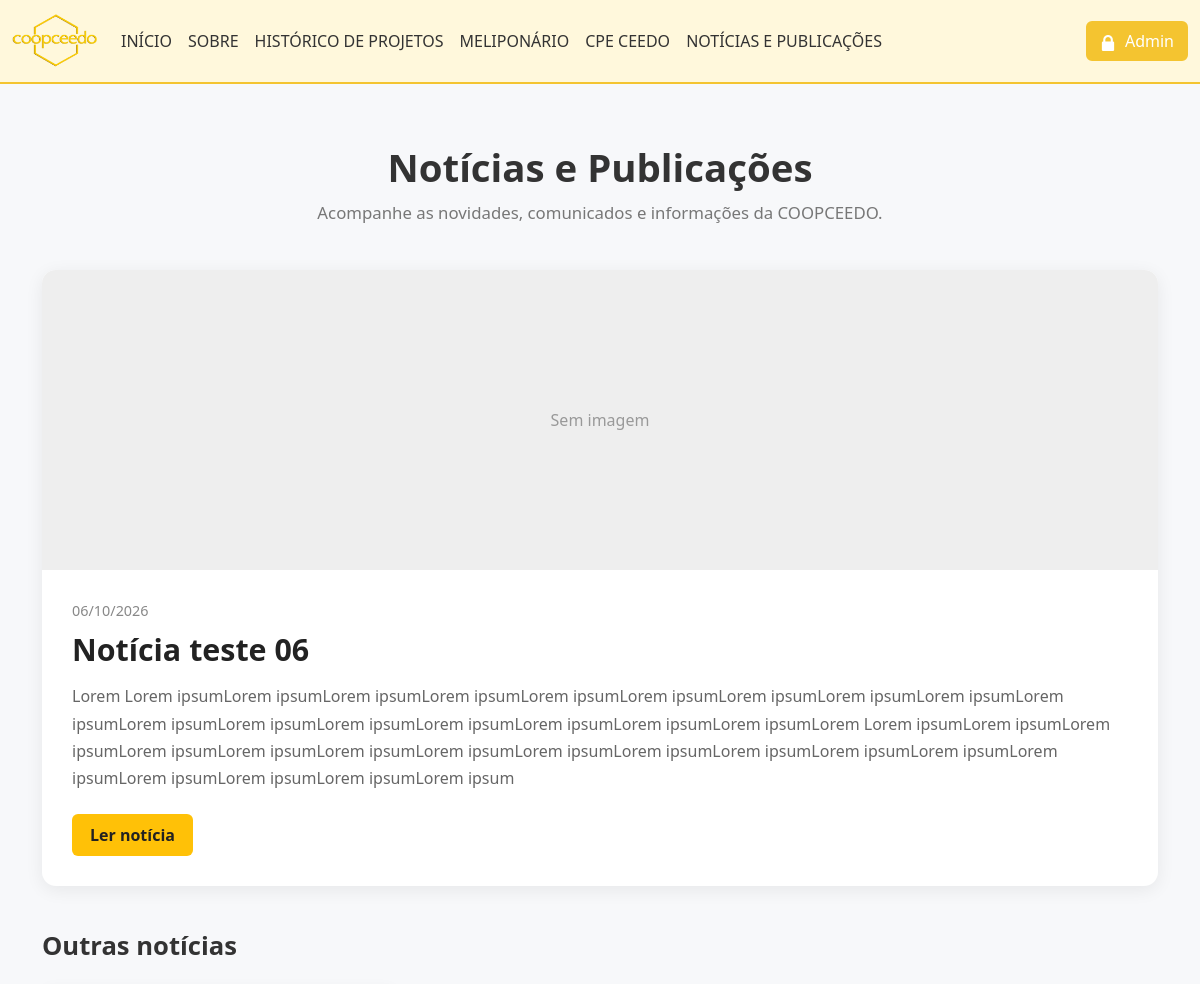
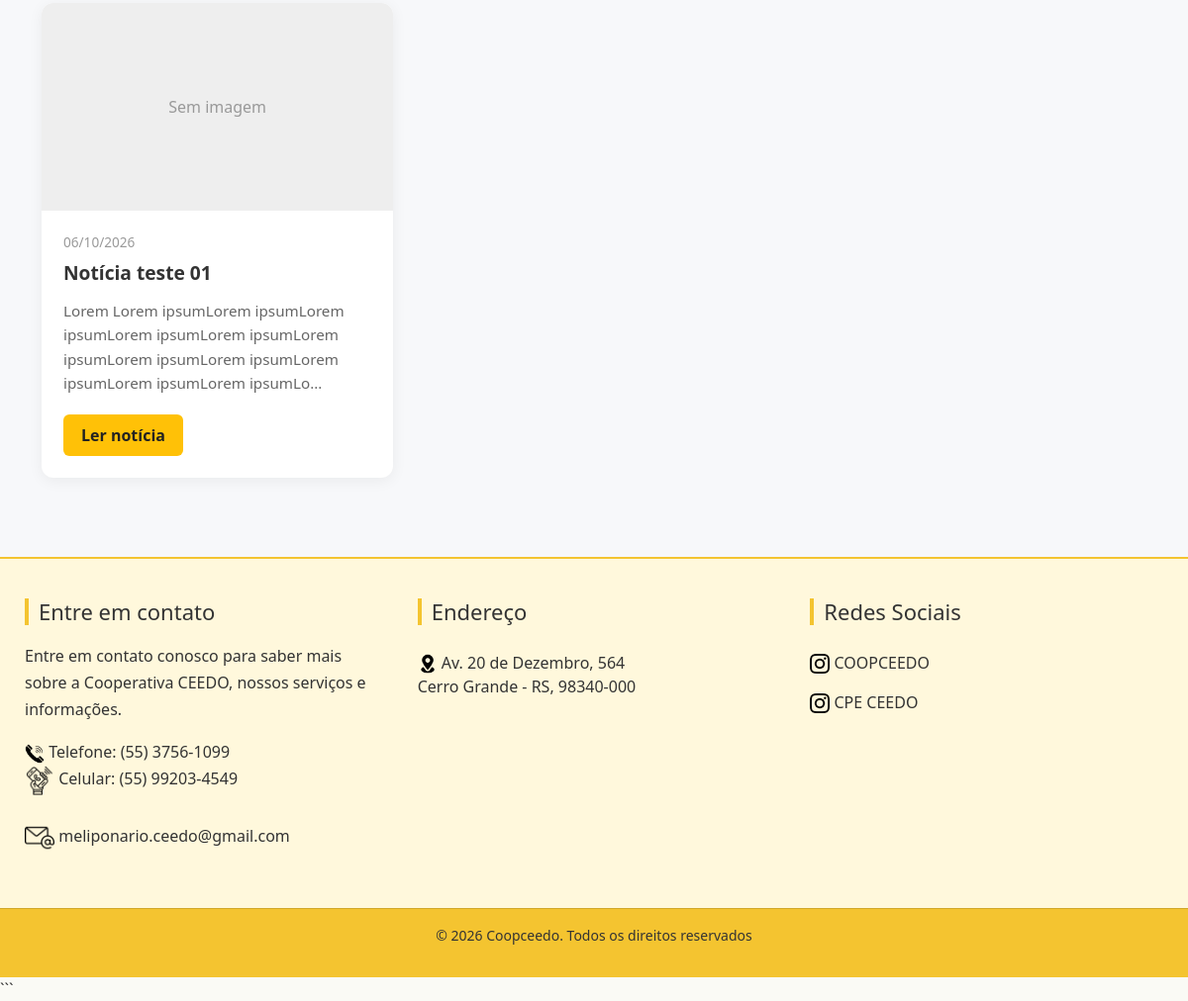
Before: /noticias.php with the older database file (2 pictures, top to bottom).
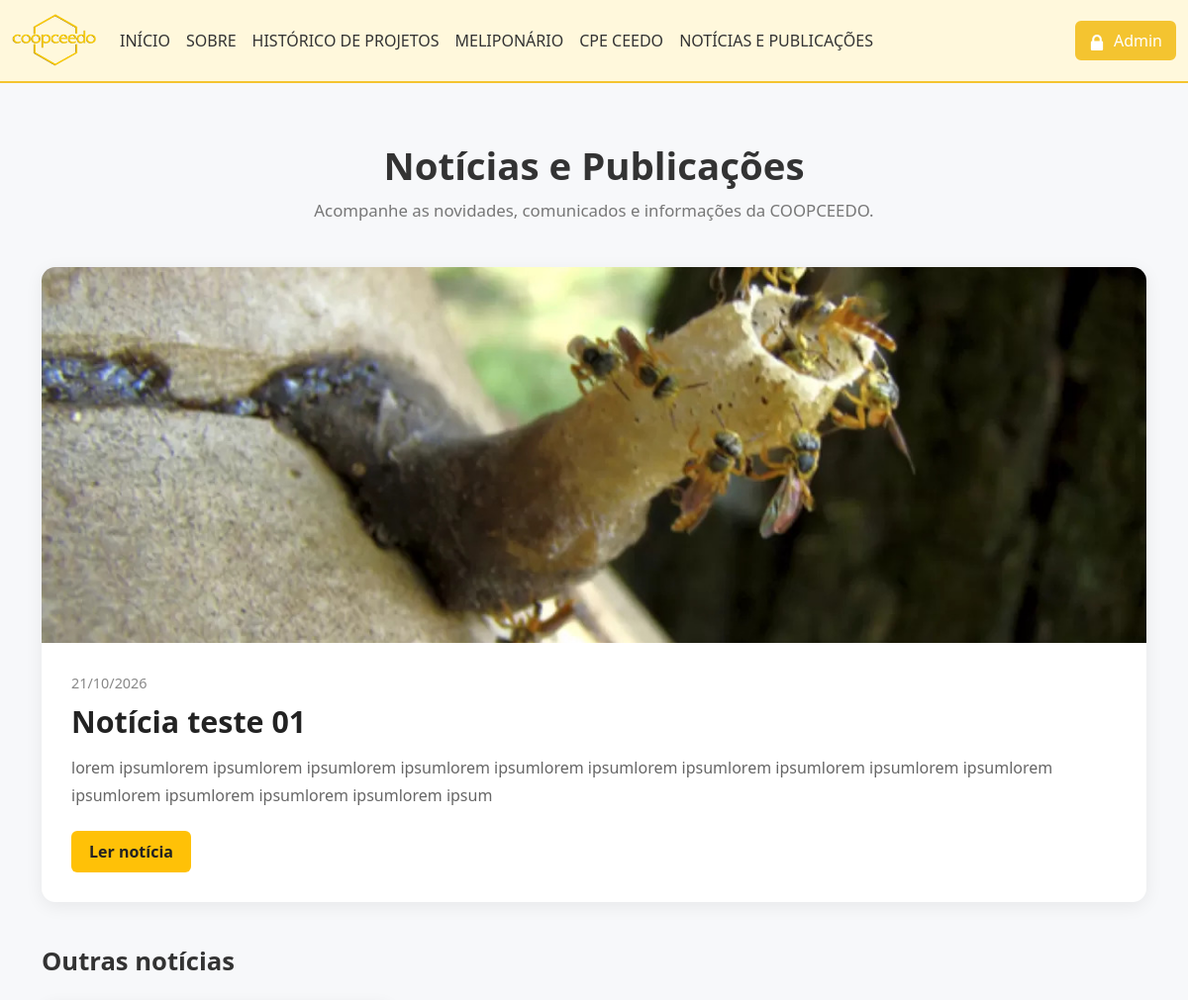
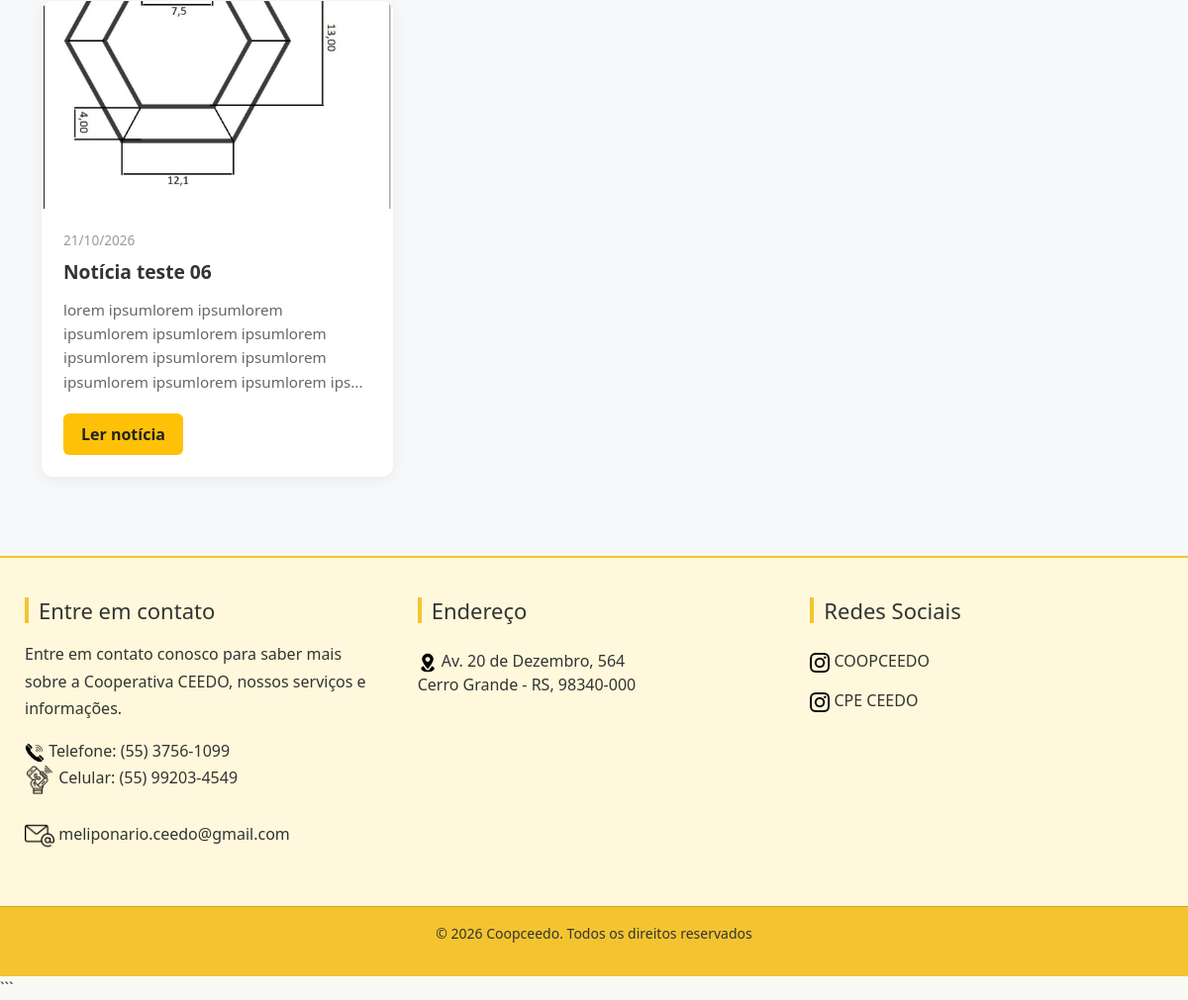
After: the same page with the newer database file (2 pictures, top to bottom).
### tables this page shows
CREATE TABLE `noticias` (
  `id_noticia` int(11) NOT NULL,
  `titulo_noticia` varchar(255) NOT NULL,
  `resumo_noticia` text DEFAULT NULL,
  `conteudo_noticia` text NOT NULL,
  `imagem_noticia` varchar(255) DEFAULT NULL,
  `data_noticia` date NOT NULL,
  `status_noticia` enum('Publicado','Rascunho') DEFAULT 'Publicado',
  `dt_cad_noticia` timestamp NOT NULL DEFAULT current_timestamp()
);

### noticias.php (the view, shortened to what the changed rows need)
<?php
include 'conexao.php';
function caminhoImagemNoticiaPublica($nomeArquivo)
{
    $nomeArquivo = basename(
        str_replace('\\', '/', (string) $nomeArquivo)
    );
    if (
        $nomeArquivo === '' ||
        $nomeArquivo === '.' ||
        $nomeArquivo === '..'
    ) {
        return '';
    }
    $pastas = [
        __DIR__ . '/painel/uploads/',
        __DIR__ . '/painel/midias/noticias/'
    ];
    foreach ($pastas as $pasta) {
        $arquivo = $pasta . $nomeArquivo;
        if (is_file($arquivo)) {
            $caminhoRelativo = str_replace(
                '\\',
                '/',
                substr($arquivo, strlen(__DIR__) + 1)
            );
            return implode(
                '/',
                array_map(
                    'rawurlencode',
                    explode('/', $caminhoRelativo)
                )
            );
        }
    }
    return '';
}
$sql = "SELECT
            id_noticia,
            titulo_noticia,
            resumo_noticia,
            conteudo_noticia,
            imagem_noticia,
            data_noticia
        FROM noticias
        WHERE status_noticia = 'Publicado'
        ORDER BY data_noticia DESC, id_noticia DESC";
$resultado = mysqli_query($conexao, $sql);
function limitarTexto($texto, $limite = 150)
{
    $texto = trim(strip_tags($texto));
    return substr($texto, 0, $limite) . '...';
}
?>
<!DOCTYPE html>
<html lang="pt-BR">
<head>
    <?php include 'includes_site/head.php'; ?>
</head>
<body>
<main class="pagina-noticias">
    <div class="container">
        <div class="noticias-header">
            <h1>Notícias e Publicações</h1>
        </div>
        <?php if (mysqli_num_rows($resultado) > 0): ?>
            <?php $destaque = mysqli_fetch_assoc($resultado); ?>
            <article class="noticia-destaque">
                <?php
                $imagemDestaque = caminhoImagemNoticiaPublica(
                    $destaque['imagem_noticia']
                );
                ?>
                <?php if ($imagemDestaque !== ''): ?>
                    <img
                        src="<?php echo htmlspecialchars(
                            $imagemDestaque,
                            ENT_QUOTES,
                            'UTF-8'
                        ); ?>"
                        alt="<?php echo htmlspecialchars(
                            $destaque['titulo_noticia'],
                            ENT_QUOTES,
                            'UTF-8'
                        ); ?>"
                        class="noticia-destaque-imagem"
                    >
                <?php else: ?>
                    <div class="noticia-destaque-sem-imagem">
                        Sem imagem
                    </div>
                <?php endif; ?>
                <div class="noticia-destaque-conteudo">
                    <div class="noticia-data">
                        <?php
                        echo date(
                            'd/m/Y',
                            strtotime($destaque['data_noticia'])
                        );
                        ?>
                    </div>
                    <h2>
                        <?php echo htmlspecialchars(
                            $destaque['titulo_noticia'],
                            ENT_QUOTES,
                            'UTF-8'
                        ); ?>
                    </h2>
                    <p>
                        <?php
                        if (!empty($destaque['resumo_noticia'])) {
                            echo htmlspecialchars(
                                $destaque['resumo_noticia'],
                                ENT_QUOTES,
                                'UTF-8'
                            );
                        }
                        ?>
                    </p>
                    <a
                        href="noticia.php?id=<?php echo (int) $destaque['id_noticia']; ?>"
                        class="btn-noticia"
                    >
                        Ler notícia
                    </a>
                </div>
            </article>
            <?php if (mysqli_num_rows($resultado) > 0): ?>
                <h2 class="titulo-outras">Outras notícias</h2>
                <div class="noticias-grid">
                    <?php while ($item = mysqli_fetch_assoc($resultado)): ?>
                        <article class="noticia-card">
                            <?php
                            $imagemCard = caminhoImagemNoticiaPublica(
                                $item['imagem_noticia']
                            );
                            ?>
                            <?php if ($imagemCard !== ''): ?>
                                <img
                                    src="<?php echo htmlspecialchars(
                                        $imagemCard,
                                        ENT_QUOTES,
                                        'UTF-8'
                                    ); ?>"
                                    alt="<?php echo htmlspecialchars(
                                        $item['titulo_noticia'],
                                        ENT_QUOTES,
                                        'UTF-8'
                                    ); ?>"
                                    class="noticia-card-imagem"
                                >
                            <?php else: ?>
                                <div class="noticia-card-sem-imagem">
                                    Sem imagem
                                </div>
                            <?php endif; ?>
                            <div class="noticia-card-conteudo">
                                <div class="noticia-card-data">
                                    <?php
                                    echo date(
                                        'd/m/Y',
                                        strtotime($item['data_noticia'])
                                    );
                                    ?>
                                </div>
                                <h3>
                                    <?php echo htmlspecialchars(
                                        $item['titulo_noticia'],
                                        ENT_QUOTES,
                                        'UTF-8'
                                    ); ?>
                                </h3>
                                <p>
                                    <?php
                                    if (!empty($item['resumo_noticia'])) {
                                        echo htmlspecialchars(
                                            limitarTexto(
                                                $item['resumo_noticia'],
                                                130
                                            ),
                                            ENT_QUOTES,
                                            'UTF-8'
                                        );
                                    }
                                    ?>
                                </p>
                                <div class="noticia-card-botao">
                                    <a
                                        href="noticia.php?id=<?php echo (int) $item['id_noticia']; ?>"
                                        class="btn-noticia"
                                    >
                                        Ler notícia
                                    </a>
                                </div>
                            </div>
                        </article>
                    <?php endwhile; ?>
                </div>
            <?php endif; ?>
        <?php endif; ?>
    </div>
</main>
<?php include 'includes_site/footer.php'; ?>
</body>
</html>

Changed rows visible on the page:
removed noticias: data_noticia "06/10/2026", titulo_noticia "Notícia teste 06", resumo_noticia "Lorem Lorem ipsumLorem ipsumLorem ipsumLorem ipsumLorem ipsumLorem ipsumLorem ipsumLorem ipsumLorem ipsumLorem ipsumLorem ipsumLorem ipsumLorem ipsumLorem ipsumLorem ipsumLorem ipsumLorem ipsumLorem Lorem ipsumLorem ipsumLorem ipsumLorem ipsumLorem ipsumLorem ipsumLorem ipsumLorem ipsumLorem ipsumLorem ipsumLorem ipsumLorem ipsumLorem ipsumLorem ipsumLorem ipsumLorem ipsumLorem ipsum"
removed noticias: shows "Sem imagem", data_noticia "06/10/2026", titulo_noticia "Notícia teste 01", resumo_noticia "Lorem Lorem ipsumLorem ipsumLorem ipsumLorem ipsumLorem ipsumLorem ipsumLorem ipsumLorem ipsumLorem ipsumLorem ipsumLorem ipsumLo..."
added noticias: imagem_noticia (picture), data_noticia "21/10/2026", titulo_noticia "Notícia teste 01", resumo_noticia "lorem ipsumlorem ipsumlorem ipsumlorem ipsumlorem ipsumlorem ipsumlorem ipsumlorem ipsumlorem ipsumlorem ipsumlorem ipsumlorem ipsumlorem ipsumlorem ipsumlorem ipsum"
added noticias: imagem_noticia (picture), data_noticia "21/10/2026", titulo_noticia "Notícia teste 06", resumo_noticia "lorem ipsumlorem ipsumlorem ipsumlorem ipsumlorem ipsumlorem ipsumlorem ipsumlorem ipsumlorem ipsumlorem ipsumlorem ipsumlorem ips..."
Other visible differences:
text no longer shown: "Sem imagem"
